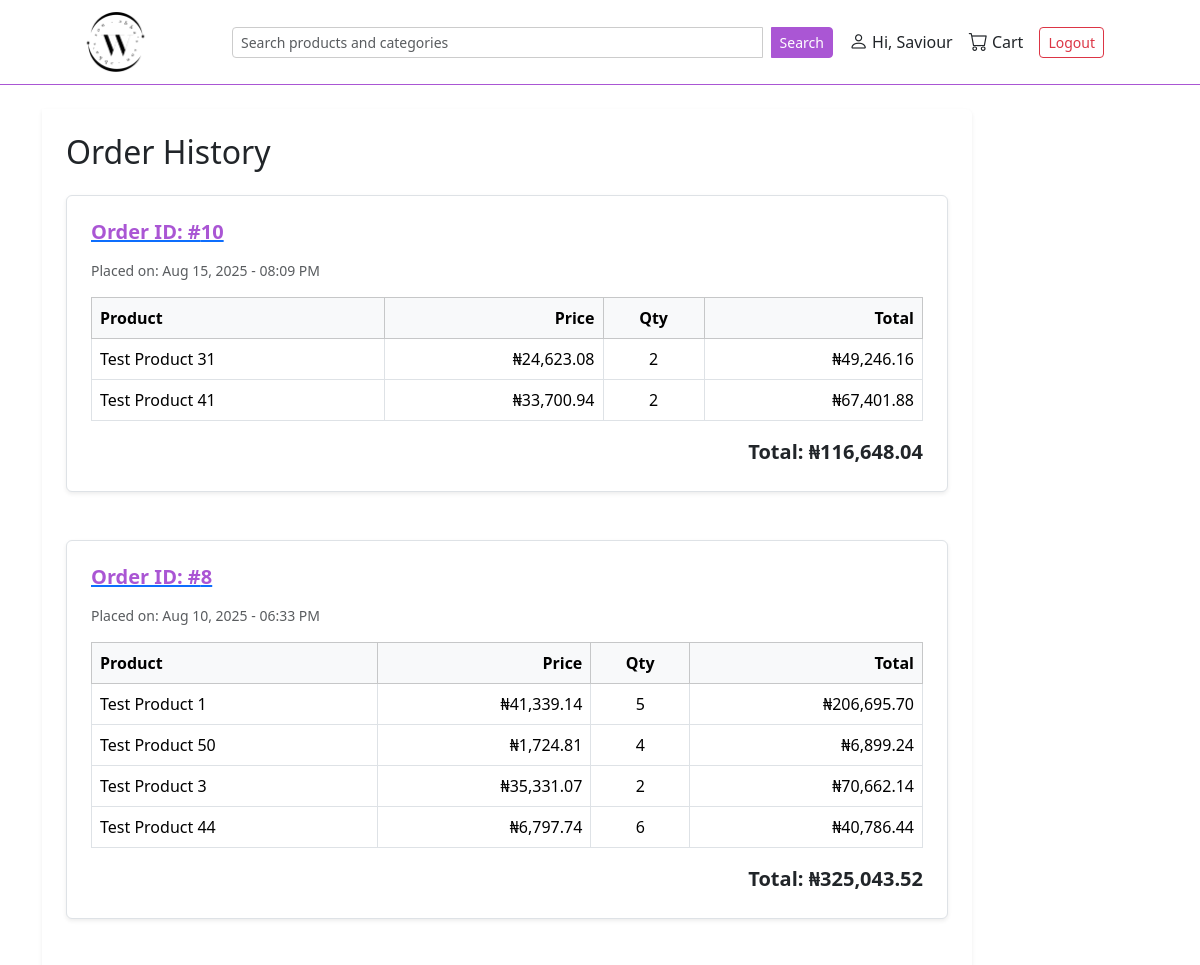
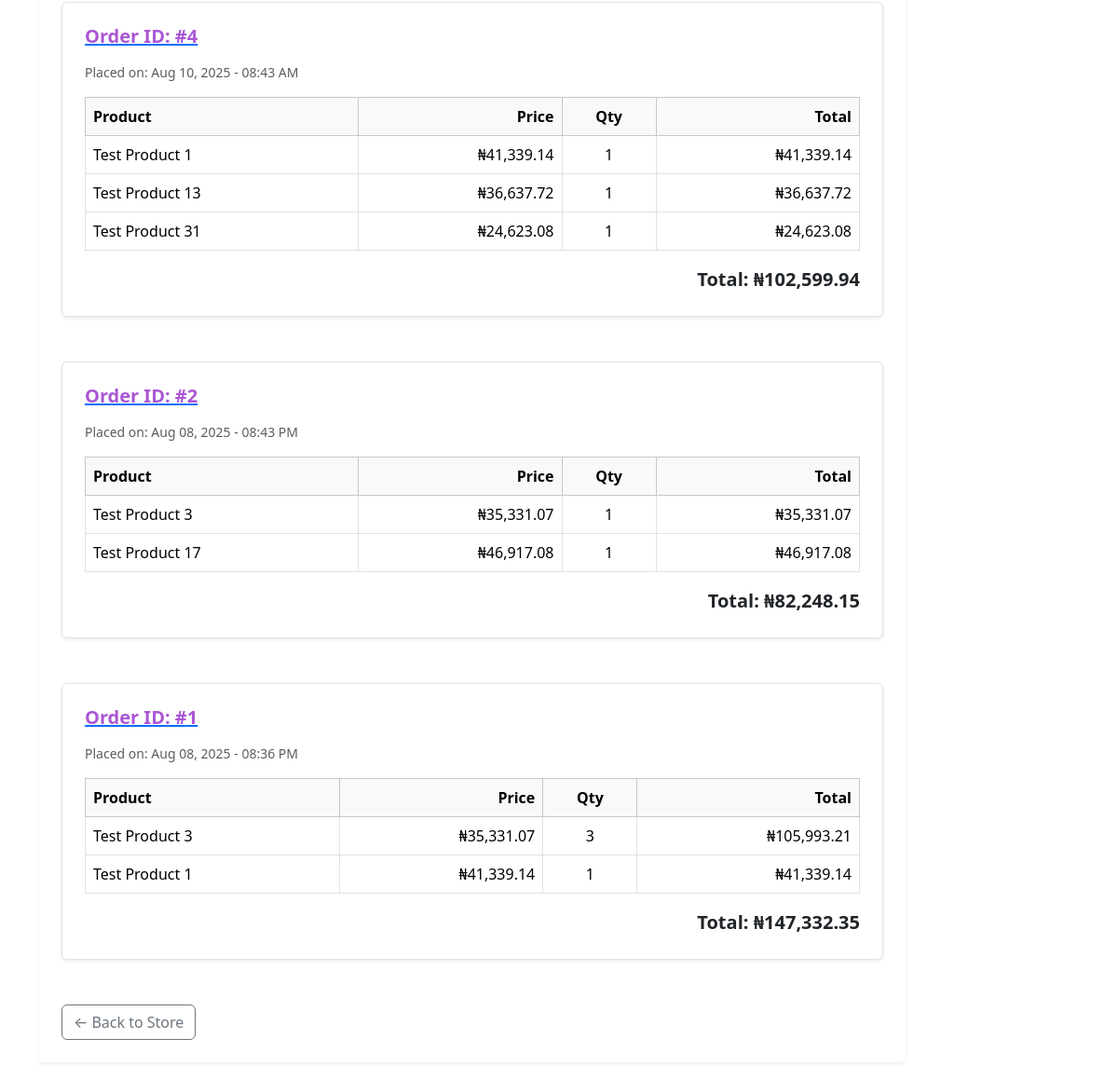
The app's page /order/order_history/ (signed in) with its own data (2 pictures, top to bottom).
### user/models.py (models this page shows, shortened)
class CustomUser(AbstractUser):
    phone = PhoneNumberField(region='NG', blank=True, null=True) # type: ignore

class UserProfile(models.Model):
    user = models.OneToOneField(settings.AUTH_USER_MODEL, on_delete=models.CASCADE)
    nickname = models.CharField(max_length=15, blank=True)
    profile_picture = models.ImageField(upload_to='avatars/', default='avatars/userimage.png')
    class Meta:
        verbose_name_plural = 'User Profiles'

### order/models.py (models this page shows, shortened)
class Order(models.Model):
    class DELI_STATUS (models.TextChoices):
        PENDING = 'PENDING', 'Pending'
        PROCESSING = 'PROCESSING', 'Processing'
        SHIPPED = 'SHIPPED', 'Shipped'
        DELIVERED = 'DELIVERED', 'Delivered'
        CANCELLED = 'CANCELLED', 'Cancelled'
    user = models.ForeignKey(settings.AUTH_USER_MODEL, on_delete=models.CASCADE)
    status = models.CharField(max_length=50, choices=DELI_STATUS.choices, default=DELI_STATUS.PENDING)
    date_created = models.DateTimeField(auto_now_add=True)
    end_total_price = models.DecimalField(max_digits=8, decimal_places=2, default=Decimal('0.00'))
    delivery_state = models.CharField(max_length=10, choices=NigerianStates.choices, blank=True)
    delivery_fee = models.IntegerField(blank=True, null=True)
    def get_total_price(self):
        return sum(item.total_price() for item in self.items.all()) # type:ignore

class OrderItem(models.Model):
    order = models.ForeignKey(Order, on_delete=models.CASCADE, related_name='items')
    product = models.ForeignKey(Product, on_delete=models.CASCADE)
    qty = models.IntegerField(default=1)
    price = models.DecimalField(max_digits=8, decimal_places=2)
    def total_price(self):
        return self.qty * self.price

### catalogue/models.py (models this page shows, shortened)
class Product(models.Model):
    name = models.CharField(max_length=100)
    slug = models.SlugField()
    description = models.TextField()
    category = models.ManyToManyField(Category, blank=True, related_name='product')
    price = models.DecimalField(max_digits=8, decimal_places=2)
    size = models.ManyToManyField(Size, blank=True, related_name='sizes')
    image = models.ImageField(upload_to= 'product/',blank=True, null=True)
    product_type = models.ForeignKey(ProductType, on_delete=models.CASCADE, related_name='type', null=True)
    is_active = models.BooleanField()
    date_created = models.DateTimeField(auto_now_add=True)

### order/views.py (the view)
# urls.py: path('order_history/', views.order_history, name='order_history'),
@login_required
def order_history(request):
    orders = Order.objects.filter(user = request.user, status=Order.DELI_STATUS.PROCESSING).prefetch_related(
        Prefetch('items', queryset=OrderItem.objects.select_related('product'))
    ).order_by('-date_created')
    return render(request, 'order.html', {'orders':orders,})

### order/templates/order.html (shortened to what this page needs)
{% extends "layout.html" %}
{% load humanize %}
{% block content %}
<div class="container py-4">
   <div class="col-md-9 col-lg-10 bg-white p-4 rounded-end shadow-sm">
  <h2 class="mb-4">Order History</h2>
  {% if orders|length == 0 %}
    <div class="alert alert-info text-center">There is nothing here yet.</div>
  {% else %}
    {% for order in orders %}
      <div class="mb-5 border rounded shadow-sm p-4 bg-white">
        <a href="{% url 'order:track_order' order.id %}"><h5 class="mb-3 fw-bold text-primary-custom">Order ID: #{{ order.id }}</h5></a>
        <p class="text-muted small">Placed on: {{ order.date_created|date:"M d, Y - h:i A" }}</p>
        <div class="table-responsive">
          <table class="table table-bordered align-middle mb-3">
            <thead class="table-light">
              <tr>
                <th>Product</th>
                <th class="text-end">Price</th>
                <th class="text-center">Qty</th>
                <th class="text-end">Total</th>
              </tr>
            </thead>
            <tbody>
              {% for item in order.items.all %}
              <tr>
                <td>{{ item.product.name }}</td>
                <td class="text-end">₦{{ item.price|intcomma }}</td>
                <td class="text-center">{{ item.qty }}</td>
                <td class="text-end">₦{{ item.total_price|intcomma }}</td>
              </tr>
              {% endfor %}
            </tbody>
          </table>
        </div>
        <div class="text-end fw-bold fs-5">
          Total: ₦{{ order.get_total_price|intcomma }}
        </div>
      </div>
    {% endfor %}
  {% endif %}
  <div class="text-start mt-4">
    <a href="{% url 'store:store' %}" class="btn btn-outline-secondary">← Back to Store</a>
  </div>
</div>
{% endblock %}

### templates/layout.html (shortened to what this page needs)
{% load static %}
<!DOCTYPE html>
<html lang="en">
<head>
    <link rel="stylesheet" href="{% static 'css/bootstrap.min.css' %}">
    <link rel="stylesheet" href="https://cdn.jsdelivr.net/npm/bootstrap-icons@1.11.3/font/bootstrap-icons.css">
</head>
<body>
    <div class="topbar d-flex justify-content-between align-items-center sticky-top">
        <a href='{% url "store:store" %}'><div class="logo-space"></div></a>
        <form class="d-flex flex-grow-1 mx-3" method="GET" action=" {% url 'search' %} ">
          <input name="q" class="form-control form-control-sm search-input" type="search" placeholder="Search products and categories" style="max-width: 650px;">
          <button class="btn btn-sm btn-primary-custom ms-2 search-button" type="submit">Search</button>
      </form>
        <div class="d-flex align-items-center ms-auto">
          {% if user.is_authenticated %}
              <a href="{% url 'user:profile' %}" class="text-dark me-3 text-decoration-none d-flex align-items-center">
                  <i class="bi bi-person nav-icon me-1"></i> Hi, {{ user.userprofile.nickname|default:"User" }}
              </a>
              <a href="{% url 'order:cart' %}" class="text-dark me-3 text-decoration-none d-flex align-items-center">
                  <i class="bi bi-cart nav-icon me-1"></i> Cart
              </a>
              <form method="POST" action="{% url 'user:logout' %}" class="mb-0">
                  <button class="btn btn-sm btn-outline-danger me-topbar-custom">Logout</button>
              </form>
          {% else %}
              <a href="{% url 'user:login' %}" class="btn btn-sm btn-primary-custom">Login</a>
          {% endif %}
      </div>
    </div>
    <div class="container-fluid" style="padding-left: 0px; padding-right: 0px;">
        {% block content %}
        {% endblock %}
    </div>
</body>
</html>

### records on screen
CustomUser: userprofile.nickname "Saviour"
Order: id "10", date_created "Aug 15, 2025 - 08:09 PM", get_total_price "116,648.04"
OrderItem: product.name "Test Product 31", price "24,623.08", qty "2", total_price "49,246.16"
OrderItem: product.name "Test Product 41", price "33,700.94", qty "2", total_price "67,401.88"
Order: id "8", date_created "Aug 10, 2025 - 06:33 PM", get_total_price "325,043.52"
OrderItem: product.name "Test Product 1", price "41,339.14", qty "5", total_price "206,695.70"
OrderItem: product.name "Test Product 50", price "1,724.81", qty "4", total_price "6,899.24"
OrderItem: product.name "Test Product 3", price "35,331.07", qty "2", total_price "70,662.14"
OrderItem: product.name "Test Product 44", price "6,797.74", qty "6", total_price "40,786.44"
Order: id "4", date_created "Aug 10, 2025 - 08:43 AM", get_total_price "102,599.94"
OrderItem: product.name "Test Product 1", price "41,339.14", qty "1", total_price "41,339.14"
OrderItem: product.name "Test Product 13", price "36,637.72", qty "1", total_price "36,637.72"
OrderItem: product.name "Test Product 31", price "24,623.08", qty "1", total_price "24,623.08"
Order: id "2", date_created "Aug 08, 2025 - 08:43 PM", get_total_price "82,248.15"
OrderItem: product.name "Test Product 3", price "35,331.07", qty "1", total_price "35,331.07"
OrderItem: product.name "Test Product 17", price "46,917.08", qty "1", total_price "46,917.08"
Order: id "1", date_created "Aug 08, 2025 - 08:36 PM", get_total_price "147,332.35"
OrderItem: product.name "Test Product 3", price "35,331.07", qty "3", total_price "105,993.21"
OrderItem: product.name "Test Product 1", price "41,339.14", qty "1", total_price "41,339.14"
